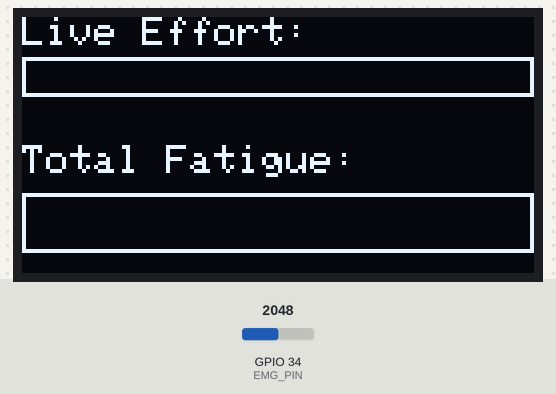
The sketch below on a simulated ESP32. Parts: 128×64 one-colour display. Inputs (shaded band) come from the test bench; at power-on: GPIO 34 (EMG_PIN) = 2048 (analog values on the 0–4095 scale). What the sketch prints to the serial monitor is not drawn.

Above: at 4.2 s.
4.3 s: GPIO 34 (EMG_PIN) set to 3285
7.3 s: GPIO 34 (EMG_PIN) set to 3372
At 8.57 s:
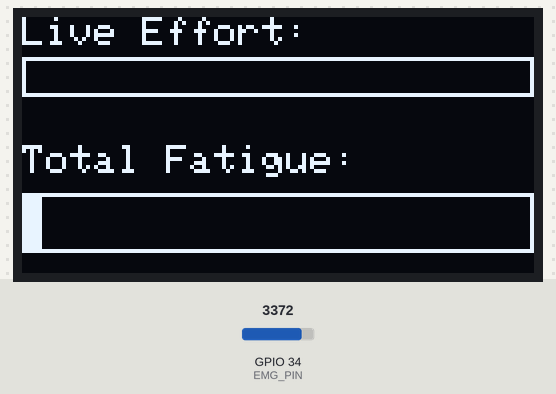
9.9 s: GPIO 34 (EMG_PIN) set to 3935
11.4 s: GPIO 34 (EMG_PIN) set to 3989
At 13.7 s:
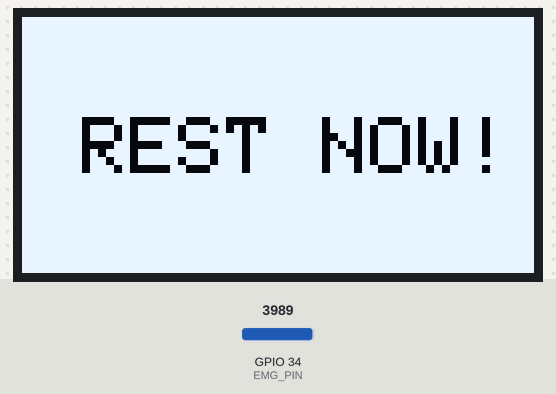

Measured:
- the behaviour switches between 3334 and 3335 on GPIO 34 (EMG_PIN) (found by bisection; images 0 and 1)
- the behaviour switches between 3962 and 3963 on GPIO 34 (EMG_PIN) (found by bisection; images 1 and 2)
- after the input at 4.3 s, every drawn part: stays the same

The sketch:

fatigue_guard.ino
```cpp
#include <Wire.h>
#include <Adafruit_GFX.h>
#include <Adafruit_SSD1306.h>

#define SCREEN_WIDTH 128
#define SCREEN_HEIGHT 64
#define EMG_PIN 34

// Use regular hardware I2C pins for ESP32 (SDA = 21, SCL = 22 default)
Adafruit_SSD1306 display(SCREEN_WIDTH, SCREEN_HEIGHT, &Wire, -1);

float smoothedValue = 0;
float baselineIntensity = 0;
bool calibrated = false;
int calibrationTimer = 0;

// --- FATIGUE "GAS TANK" VARIABLES ---
float currentFatigue = 0;
float maxFatigueLimit = 5000;
float activeThreshold = 0;

void setup() {
  Serial.begin(115200);

  // Initialize standard 12-bit ADC for ESP32 (0-4095 range)
  analogReadResolution(12);

  // Start the OLED (Address 0x3C)
  if(!display.begin(SSD1306_SWITCHCAPVCC, 0x3C)) {
    Serial.println(F("OLED failed"));
    for(;;);
  }
  display.clearDisplay();
  display.setTextColor(SSD1306_WHITE);
}

void loop() {
  // 1. Read and Smooth (90% old, 10% new)
  int rawValue = analogRead(EMG_PIN);
  smoothedValue = (smoothedValue * 0.9) + (rawValue * 0.1);

  // 2. Calibration Phase
  if (!calibrated) {
    calibrationTimer++;
    showCalibrating();
    if (calibrationTimer > 50) {
       baselineIntensity = smoothedValue;
       // Requires a 60% increase over resting baseline to count as a deliberate flex
       activeThreshold = baselineIntensity * 1.6;
       calibrated = true;
       Serial.print("Calibrated! Baseline: "); Serial.print(baselineIntensity);
       Serial.print(" | Threshold: "); Serial.println(activeThreshold);
    }
    delay(50);
    return;
  }

  // 3. The Fatigue Math
  if (smoothedValue > activeThreshold) {
    float effort = smoothedValue - activeThreshold;
    currentFatigue += (effort * 0.2);
  } else {
    currentFatigue -= 2.0;
    if (currentFatigue < 0) currentFatigue = 0;
  }

  // 4. Trigger Alarm if Tank is Full
  if (currentFatigue >= maxFatigueLimit) {
    triggerAlarm();
    currentFatigue = 0; // Reset tank after alerting
  } else {
    showDualStatus();
  }

  delay(50);
}

// --- DISPLAY & ALARM FUNCTIONS ---

void showCalibrating() {
  display.clearDisplay();
  display.setTextSize(1);
  display.setCursor(20, 25);
  display.print("Calibrating...");
  display.display();
}

void triggerAlarm() {
  // Flash screen warning
  display.clearDisplay();
  display.setTextSize(2);
  display.setCursor(15, 25);
  display.print("REST NOW!");
  display.invertDisplay(true);
  display.display();

  delay(2000); // UI freeze acceptable here for an immediate urgent stop flag

  display.invertDisplay(false);
}

void showDualStatus() {
  display.clearDisplay();

  // Top Bar: Live Effort Speedometer
  display.setTextSize(1);
  display.setCursor(0, 0);
  display.print("Live Effort:");
  display.drawRect(0, 10, 128, 10, SSD1306_WHITE);

  // Manual precise float scaling instead of integer map()
  float effortRange = activeThreshold * 2.0; // dynamic window size
  float effortPct = (smoothedValue - activeThreshold) / effortRange;
  int effortBar = constrain(effortPct * 128, 0, 128);
  display.fillRect(0, 10, effortBar, 10, SSD1306_WHITE);

  // Bottom Bar: Total Fatigue Gas Tank
  display.setCursor(0, 32);
  display.print("Total Fatigue:");
  display.drawRect(0, 44, 128, 15, SSD1306_WHITE);

  float fatiguePct = currentFatigue / maxFatigueLimit;
  int fatigueBar = constrain(fatiguePct * 128, 0, 128);
  display.fillRect(0, 44, fatigueBar, 15, SSD1306_WHITE);

  display.display();
}
```
